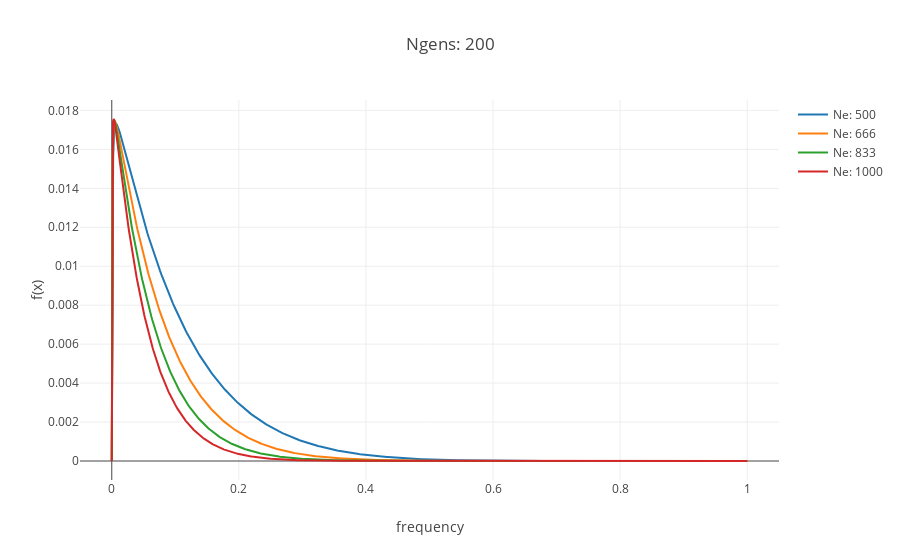

Here is the notebook cell this chart was saved with:
### Code cell
fig= [go.Scatter(
    x= np.linspace(0,1,g.shape[1]),
    y= g[0],
    name= 'Ne: ' + str(Ne)
) for Ne,g in unif_example.items()]

layout= go.Layout(
    title= 'Ngens: {}'.format(branch_len),
    xaxis= dict(
        title= 'frequency',
        range= [-0.05,1.05]
    ),
    yaxis= dict(
    title= 'f(x)'
    )
)
figure= go.Figure(data= fig,layout= layout)
iplot(figure)

### Figure 1 — Plotly figure (JSON) as saved in the notebook; plotly's stock layout.template omitted (floating-point values rounded to 4 significant figures; data arrays with more than 128 entries replaced by an {"elided": "..."} marker saying what was removed)
{"data": [{"name": "Ne: 500", "type": "scatter", "uid": "c3243721-dc96-4a86-b908-2c763c368c0e", "x": {"elided": "500 float values"}, "y": {"elided": "500 float values"}}, {"name": "Ne: 666", "type": "scatter", "uid": "eebbe2d3-061a-45c8-a302-25c5db1e0e47", "x": {"elided": "666 float values"}, "y": {"elided": "666 float values"}}, {"name": "Ne: 833", "type": "scatter", "uid": "527ee46e-57b8-4d1d-aa58-d74db1c41822", "x": {"elided": "833 float values"}, "y": {"elided": "833 float values"}}, {"name": "Ne: 1000", "type": "scatter", "uid": "38427727-e5f3-4386-b830-01a278fc61ae", "x": {"elided": "1000 float values"}, "y": {"elided": "1000 float values"}}], "layout": {"title": {"text": "Ngens: 200"}, "xaxis": {"range": [-0.05, 1.05], "title": {"text": "frequency"}}, "yaxis": {"title": {"text": "f(x)"}}}}
